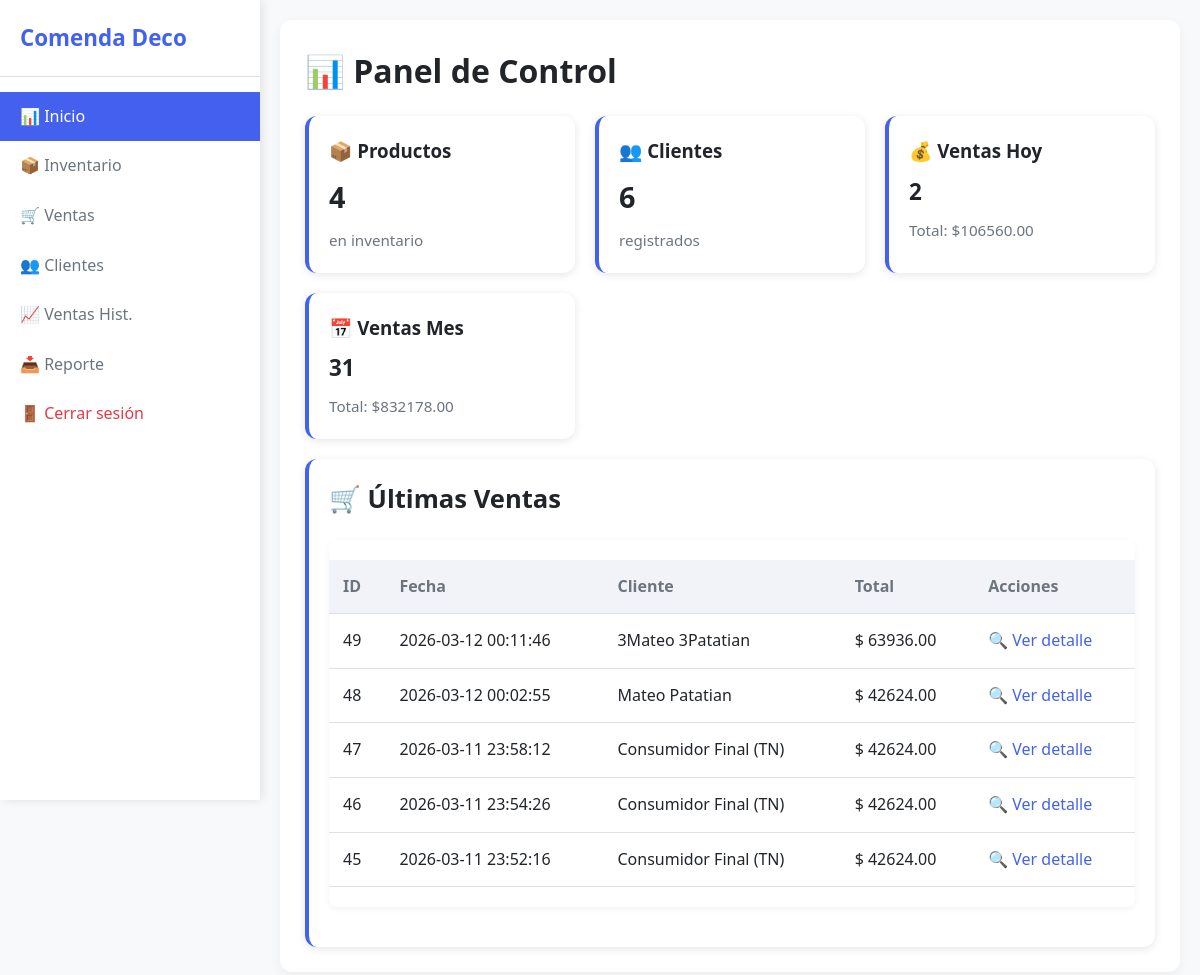
/ (signed in), run on the app's committed database.
### tables this page shows
CREATE TABLE ventas (
                id INTEGER PRIMARY KEY AUTOINCREMENT,
                fecha TEXT NOT NULL,
                cliente_id INTEGER NOT NULL,
                total REAL NOT NULL,
                metodo_pago TEXT,
                cuotas INTEGER
            , order_id TEXT);

CREATE TABLE clientes (
                    id INTEGER PRIMARY KEY AUTOINCREMENT,
                    nombre TEXT NOT NULL,
                    telefono TEXT, cuit TEXT, dni TEXT, email TEXT, tipo INTEGER DEFAULT 0);

### routes/main.py (the view)
@main_bp.route('/')
@login_required
def index():
    data = get_dashboard_data()
    return render_template('index.html', **data)

### models.py (called while the page is built)
def get_conn():
    conn = sqlite3.connect(DB_PATH)
    conn.row_factory = sqlite3.Row
    return conn

### routes/__init__.py (called while the page is built)
def login_required(f):
    @wraps(f)
    def decorated_function(*args, **kwargs):
        if 'user_id' not in session:
            return redirect(url_for('auth.login'))
        return f(*args, **kwargs)
    return decorated_function

### templates/index.html (shortened to what this page needs)
<!DOCTYPE html>
<html lang="es">
<head>
  <link rel="stylesheet" href="{{ url_for('static', filename='style.css') }}">
</head>
<body>
  <div class="layout">
    <div class="sidebar">
      <h2><span>Comenda Deco</span></h2>
      <a href="/" class="active"><span>📊 Inicio</span></a>
      <a href="/inventario"><span>📦 Inventario</span></a>
      <a href="/ventas"><span>🛒 Ventas</span></a>
      <a href="/clientes"><span>👥 Clientes</span></a>
      <a href="/ventas_historial"><span>📈 Ventas Hist.</span></a>
      <a href="/reporte/excel"><span>📥 Reporte</span></a>
      <a href="/logout" style="margin-top: auto; color: #e63946;"><span>🚪 Cerrar sesión</span></a>
    </div>
    <div class="main-content">
      <main>
        <h1>📊 Panel de Control</h1>
        <div style="display: grid; grid-template-columns: repeat(auto-fit, minmax(240px, 1fr)); gap: 20px; margin: 20px 0;">
          <div class="card">
            <h3><a href="/inventario" style="text-decoration: none; color: inherit;">📦 Productos</a></h3>
            <p style="font-size: 1.8rem; font-weight: bold; margin: 8px 0;">{{ total_productos }}</p>
            <p style="color: #6c757d; font-size: 0.95rem;">en inventario</p>
          </div>
          <div class="card">
            <h3><a href="/clientes" style="text-decoration: none; color: inherit;">👥 Clientes</a></h3>
            <p style="font-size: 1.8rem; font-weight: bold; margin: 8px 0;">{{ total_clientes }}</p>
            <p style="color: #6c757d; font-size: 0.95rem;">registrados</p>
          </div>
          <div class="card">
            <h3>💰 Ventas Hoy</h3>
            <p style="font-size: 1.4rem; font-weight: bold; margin: 8px 0;">{{ cantidad_ventas_hoy }}</p>
            <p style="color: #6c757d; font-size: 0.95rem;">Total: ${{ "%.2f"|format(total_ventas_hoy) }}</p>
          </div>
          <div class="card">
            <h3>📅 Ventas Mes</h3>
            <p style="font-size: 1.4rem; font-weight: bold; margin: 8px 0;">{{ cantidad_ventas_mes }}</p>
            <p style="color: #6c757d; font-size: 0.95rem;">Total: ${{ "%.2f"|format(total_ventas_mes) }}</p>
          </div>
        </div>
        <div class="card" style="margin-top: 20px;">
          <h2>🛒 Últimas Ventas</h2>
          {% if ultimas_ventas %}
            <div class="table-responsive">
              <table>
                <thead>
                  <tr>
                    <th>ID</th>
                    <th>Fecha</th>
                    <th>Cliente</th>
                    <th>Total</th>
                    <th>Acciones</th>
                  </tr>
                </thead>
                <tbody>
                  {% for v in ultimas_ventas %}
                    <tr>
                      <td data-label="ID">{{ v[0] }}</td>
                      <td data-label="Fecha">{{ v[1] }}</td>
                      <td data-label="Cliente">{{ v[2] }}</td>
                      <td data-label="Total">$ {{ "%.2f"|format(v[3]) }}</td>
                      <td data-label="Acciones">
                        <a href="/venta/{{ v[0] }}" style="color: #4361ee; text-decoration: none;">🔍 Ver detalle</a>
                      </td>
                    </tr>
                  {% endfor %}
                </tbody>
              </table>
            </div>
          {% else %}
            <p>No hay ventas registradas.</p>
          {% endif %}
        </div>
      </main>
    </div>
  </div>
</body>
</html>

### static/style.css (style rules this page uses)
:root { --primary: #4361ee; --primary-dark: #3a56d4; --success: #2ecc71; --danger: #e63946; --light: #f8f9fa; --dark: #212529; --gray: #6c757d; --border: #dee2e6; }
* { margin: 0; padding: 0; box-sizing: border-box; }
body { font-family: 'Segoe UI', Tahoma, Geneva, Verdana, sans-serif; background-color: var(--light); color: var(--dark); line-height: 1.6; }
main { background: white; border-radius: 12px; padding: 25px; box-shadow: 0 4px 12px rgba(0,0,0,0.05); }
h2 { margin-bottom: 20px; color: var(--dark); font-size: 1.6rem; }
table { width: 100%; border-collapse: collapse; margin: 20px 0; }
table th, table td { padding: 14px; text-align: left; border-bottom: 1px solid var(--border); }
table th { background: #f1f3f9; font-weight: 600; color: var(--gray); }
.card { background: white; padding: 20px; border-radius: 12px; box-shadow: 0 2px 8px rgba(0,0,0,0.1); border-left: 4px solid #4361ee; }
.layout { display: flex; min-height: 100vh; }
.sidebar { width: 260px; background: white; box-shadow: 2px 0 10px rgba(0,0,0,0.1); padding: 20px 0; position: fixed; top: 0; left: 0; height: 100vh; overflow-y: auto; z-index: 1000; transition: transform 0.3s ease; }
.sidebar h2 { padding: 0 20px 20px; font-size: 1.4rem; color: var(--primary); border-bottom: 1px solid var(--border); margin-bottom: 15px; }
.sidebar a { display: flex; align-items: center; padding: 12px 20px; text-decoration: none; color: var(--gray); transition: all 0.2s; }
.sidebar a:hover, .sidebar a.active { background: var(--primary); color: white; }
.main-content { flex: 1; margin-left: 260px; padding: 20px; }
.table-responsive { width: 100%; overflow-x: auto; -webkit-overflow-scrolling: touch; margin: 20px 0; border-radius: 8px; box-shadow: 0 2px 6px rgba(0,0,0,0.05); }
.table-responsive table { min-width: 600px; border-collapse: collapse; }

### data on the page
ventas: id "49", fecha "2026-03-12 00:11:46", nombre "3Mateo 3Patatian", total "63936.00"
ventas: id "48", fecha "2026-03-12 00:02:55", nombre "Mateo Patatian", total "42624.00"
ventas: id "47", fecha "2026-03-11 23:58:12", nombre "Consumidor Final (TN)", total "42624.00"
ventas: id "46", fecha "2026-03-11 23:54:26", nombre "Consumidor Final (TN)", total "42624.00"
ventas: id "45", fecha "2026-03-11 23:52:16", nombre "Consumidor Final (TN)", total "42624.00"

### other printed values
{{ total_productos }} "4"
{{ total_clientes }} "6"
{{ cantidad_ventas_hoy }} "2"
{{ "%.2f"|format(total_ventas_hoy) }} "106560.00"
{{ cantidad_ventas_mes }} "31"
{{ "%.2f"|format(total_ventas_mes) }} "832178.00"
